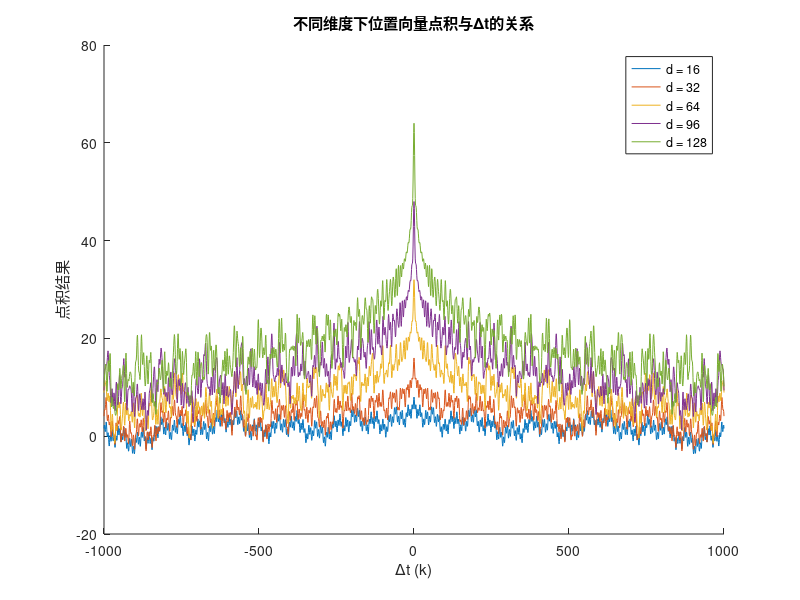

Reproduce this figure in MATLAB.
% 信息来自 https://juejin.cn/post/7241859817563258917

% 定义不同的维度d
d_values = [16, 32, 64, 96, 128];
% 定义Δt的范围，对应文中的k
delta_t = -1000:1000;
num_delta_t = length(delta_t);
num_d = length(d_values);
% 预分配存储点积结果的矩阵
dot_product_results = zeros(num_delta_t, num_d);

% 计算不同维度下，不同Δt对应的位置向量点积
for i = 1:num_d
    d = d_values(i);
    for j = 1:num_delta_t
        sum_dot_product = 0;
        for k = 0:(d/2 - 1)
            omega_k = 1 / 10000^(2*k/d);
            sum_dot_product = sum_dot_product + cos(omega_k * delta_t(j));
        end
        dot_product_results(j, i) = sum_dot_product;
    end
end

% 绘图
figure;
hold on;
for i = 1:num_d
    plot(delta_t, dot_product_results(:, i), 'DisplayName', ['d = ', num2str(d_values(i))]);
end
xlabel('Δt (k)');
ylabel('点积结果');
title('不同维度下位置向量点积与Δt的关系');
legend;
hold off;
pause(100)
